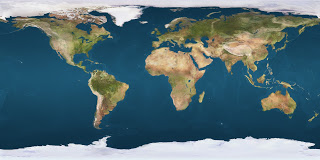
%> input picture Module 1/src/Earth.bmp, 320 x 160 px
$ octave Solutions.m   (GNU Octave 9; MATLAB toolbox functions it lacks are replaced by stand-ins)
%> lines starting %> are read from the running program, lines starting %| are printed output that depends on the picture
### Module 1/src/plot_earth.m
function plot_earth

    [earth_x, earth_y, earth_z] = sphere(60); % km

    Planet = surf(6378*earth_x, 6378*earth_y, -6378*earth_z,...
                  'FaceColor', 'TextureMap','CData',imread('Earth.bmp'),...
                  'EdgeColor','None');
    % 3D plot of sphere representing Earth

end

### Module 1/CR3BP.m
function ds = CR3BP(~, S, u)

    rspacecraft = S(1:3);
    vspacecraft = S(4:6);
    % defining position and velocity

    x = S(1); % FILL IN VALUE
    y = S(2); % FILL IN VALUE
    z = S(3); % FILL IN VALUE
    xdot = S(4); % FILL IN VALUE
    ydot = S(5); % FILL IN VALUE
    zdot = S(6); % FILL IN VALUE
    % defining x y z components of position and velocity

    r13 = norm( [x; y; z] - [(-u); 0; 0] ); % FILL IN VALUE
    % distance between spacecraft and Earth

    r23 = norm( [x; y; z] - [(1-u); 0; 0] ); % FILL IN VALUE
    % distance between spacecraft and Moon

    xddot = 2*ydot+x-(1-u)/r13^3*(x+u)-u*(x-(1-u))/r23^3;
    yddot = y-2*xdot-(1-u)/r13^3*y-u/r23^3*y;
    zddot = -(1-u)/r13^3*z-u/r23^3*z;
    % solving for acceleration using circular three body motion

    ds = zeros(6, 1);
    % preallocating empty array for state derivative

    ds(1:3) = vspacecraft; % non dim velocity
    ds(4:6) = [xddot; yddot; zddot]; % non dim acceleration
    % constructing state derivative matrix to be integrated by ode45
end

### Module 1/src/plot_orbit.m
function plot_orbit(R, color)

    if nargin < 2
        color = 'k';
    end
    % checking for input color. If no user input color, function defaults
    % to black

    plot3(R(1, :), R(2,:), R(3,:), color) % km
    % 3D plot of problem 1 position vectors

end

### Module 1/threebody.m
%------------------------------------------
% Three-Body Propogator
%
% @param ~ - Time step (unused)
% @param S - Initial state vector [x y z vx vy vz]
% @param mu - Gravitational parameter
%
% @return ds - State derivative vector [vx_earth vy_earth vz_earth
% vx_moon vy_moon vz_moon vx_sc vy_sc vz_sc ax_earth ay_earth az_earth
% ax_moon ay_moon az_moon ax_sc ay_sc az_sc]
%------------------------------------------
function ds = threebody(~, S, mu_earth, mu_moon)

    rcm_earth      = S(1:3);
    rcm_moon       = S(4:6);
    rcm_spacecraft = S(7:9);
    % defining position vectors for Earth, Moon, and space craft wrt center
    % of mass

    rearth_spacecraft = rcm_spacecraft - rcm_earth; % km
    rmoon_spacecraft = rcm_spacecraft - rcm_moon; % km
    rearth_moon = rcm_moon - rcm_earth; % km
    rmoon_earth = - rearth_moon; % km
    % defining position vectors for between each body (position of Earth wrt Moon, spacecraft wrt Earth, etc.)

    v_earth      = S(10:12);
    v_moon       = S(13:15);
    v_spacecraft = S(16:18);
    % defining velocity vectors for Earth, Moon, and space craft wrt center of mass

    a_earth      = -(mu_moon/norm(rmoon_earth)^3)*rmoon_earth;
    a_moon       = -(mu_earth/norm(rearth_moon)^3)*rearth_moon;
    a_spacecraft = -(mu_earth/norm(rearth_spacecraft)^3)*rearth_spacecraft ...
                   -(mu_moon/norm(rmoon_spacecraft)^3)*rmoon_spacecraft;
    % solving for acceleration vectors for Earth, Moon, and spacecraft using three body motion

    ds = zeros(18,1); % [km/s; km/s^2]
    % preallocating empty array for state derivative

    ds(1:3) = v_earth; % km/s
    ds(4:6) = v_moon; % km/s
    ds(7:9) = v_spacecraft; % km/s
    ds(10:12) = a_earth; % km/s^2
    ds(13:15) = a_moon; % km/s^2
    ds(16:18) = a_spacecraft;  % km/s^2
    % constructing state derivative matrix to be integrated by ode45
end

### Module 1/twobody.m
%------------------------------------------
% Two-Body Propogator
%
% @param ~ - Time step (unused)
% @param S - Initial state vector [x y z vx vy vz]
% @param mu - Gravitational parameter
%
% @return ds - State derivative vector [vx vy vz ax ay az]
%------------------------------------------
function ds = twobody(~, S, mu)

    r = S(1:3); % FILL IN VALUE
    v = S(4:6); % FILL IN VALUE
    % defining position and velocity

    a = -mu/norm(r)^3*r; % FILL IN VALUE
    % solving for acceleration using two body motion

    ds = zeros(6,1); % [km/s; km/s^2]
    % preallocating empty array for state derivative

    ds(1:3) = v; % km/s
    ds(4:6) = a; % km/s^2
    % constructing state derivative matrix to be integrated by ode45
end

### Module 1/Solutions.m
%------------------------------------------%
%-------------- Question 1 ----------------%
%------------------------------------------%

mu_earth = 398600;
S0 = [-7327.031; -813.869; 0; 1.137; -10.237; 0];
tspan = linspace(0, 40*24*3600, 10001); %40 days
options = odeset('RelTol', 1e-10);

[t,S] = ode45(@(t,S)twobody(t, S, mu_earth), tspan, S0, options);

S = S';
R = S(1:3, :);

f1 = figure;
hold on
plot_orbit(R, 'k')
plot_earth
title('Two-body Orbit')
xlabel('km')
ylabel('km')
zlabel('km')
axis equal
legend('Two-body Motion')
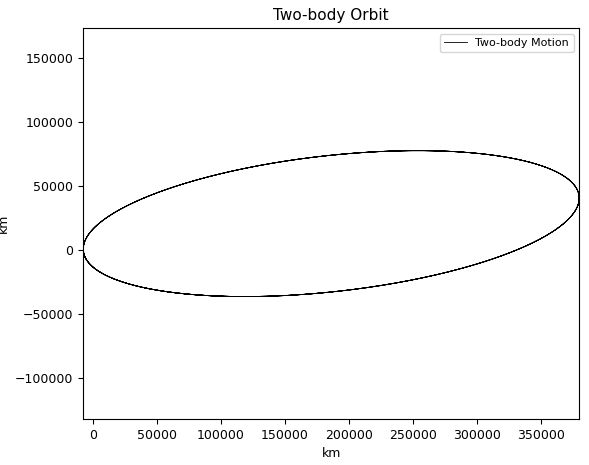
%> figure redrawn from the program's plot data

format longG
S_final_two = round(S(:,end),5)

%------------------------------------------%
%-------------- Question 2 ----------------%
%------------------------------------------%
mu_moon = 4902.8;
S0 = [-4677.975; 0; 0; 380322.025; 0; 0; -(7327.031+4677.975); -813.869; 0;
      0; -0.013; 0; 0; 1.012; 0; 1.137; -(10.237+0.013); 0];

[t,S] = ode45(@(t,S)threebody(t, S, mu_earth, mu_moon), tspan, S0, options);

S = S';
R_Earth = S(1:3,:);
V_Earth = S(10:12,:);
R = S(7:9, :) - R_Earth;
a = S(16:18,:)- V_Earth;

f2 = figure;
hold on
plot_orbit(R, 'k')
plot_earth
title('Three-body Orbit')
xlabel('km')
ylabel('km')
zlabel('km')
axis equal
legend('Three-body Motion')
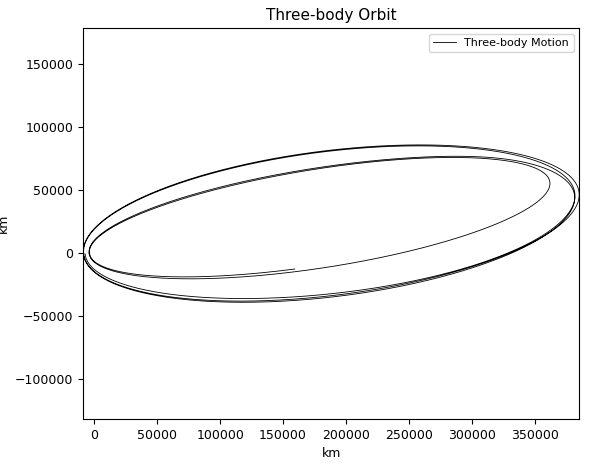
%> figure redrawn from the program's plot data

S_final_three = round([R(:,end);a(:,end)],5)

%------------------------------------------%
%-------------- Question 3 ----------------%
%------------------------------------------%

mu      = 1.2150585e-2;
l_star  = 3.850e5;       %km
t_star  = 3.758e5;       %s
v_star  = l_star/t_star; %km/s

R0 = [-(7327.031+4677.975); -813.869; 0];
V0 = ([1.137; -(10.237+0.013); 0] -  cross([0; 0; 1/t_star], R0)); %inertial to rotating
tspan_nodim = tspan/t_star;
S0_nodim = [R0/l_star; V0/v_star]

%------------------------------------------%
%-------------- Question 4 ----------------%
%------------------------------------------%

[t,S] = ode45(@(t,S)CR3BP(t, S, mu), tspan_nodim, S0_nodim, options);

S = S';
R = S(1:3, :);

f3 = figure;
hold on
plot_orbit(R, 'k')
plot_orbit([-4677.975; 0; 0]/l_star, '.')
plot_orbit([380322.025; 0; 0]/l_star, '.')
title('Orbit in Non-Dimensional System')
xlabel('l*')
ylabel('l*')
axis equal
legend('Satellite Orbit in Circular Three Body Problem','Earth','Moon')
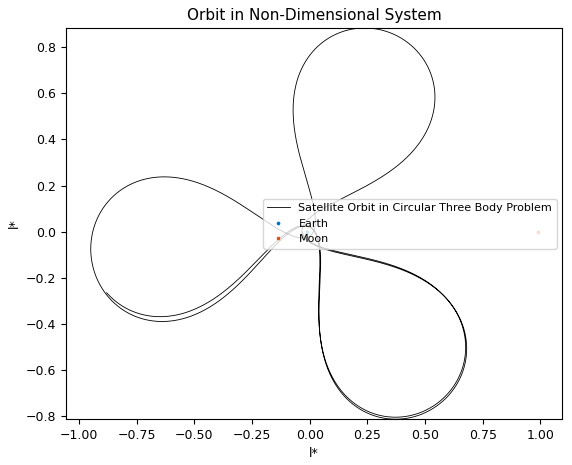
%> figure redrawn from the program's plot data

S_final_CR3BP = round(S(:,end),5)

%------------------------------------------%
%-------------- Question 5 ----------------%
%------------------------------------------%

for i = 1:length(tspan_nodim)
    At = [cos(tspan_nodim(i)) -sin(tspan_nodim(i)) 0;
      sin(tspan_nodim(i)) cos(tspan_nodim(i)) 0; 0 0 1]; %rotation matrix
    R(:,i) = l_star*At*S(1:3,i)- l_star*At*[-mu; 0; 0];
    V(:,i) = v_star*At*(S(4:6,i) + [-S(2,i);S(1,i);0]) - v_star*At*[0; -mu; 0];
end

f4 = figure;
hold on
plot_orbit(R, 'k')
plot_earth
title('Orbit in Dimensional System')
xlabel('km')
ylabel('km')
axis equal
legend('Satellite Orbit in Circular Three Body')
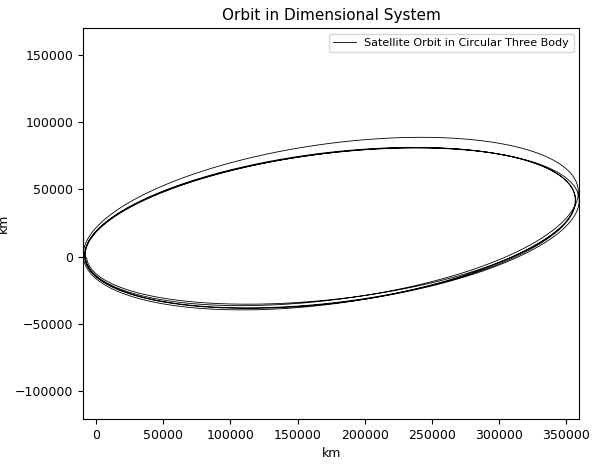
%> figure redrawn from the program's plot data

S_final_inertial = round([R(:,end);V(:,end)],3)
